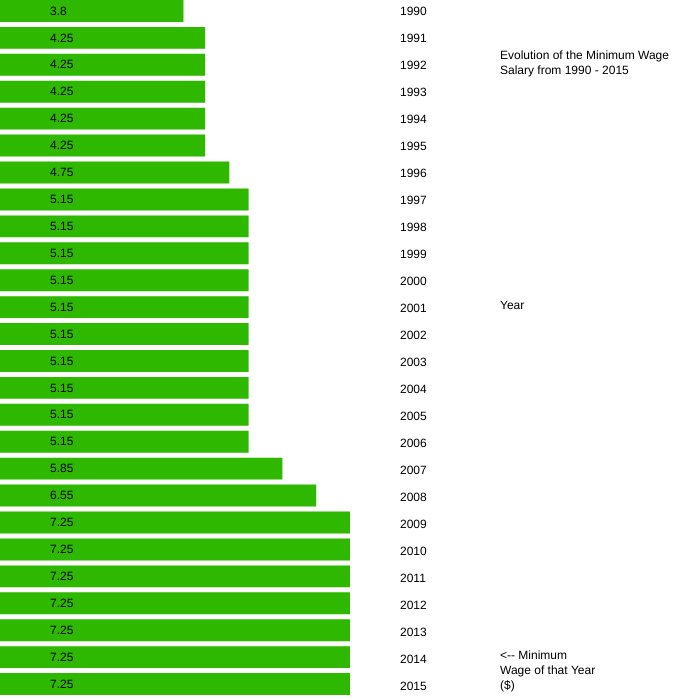
Frame 1 (no input)
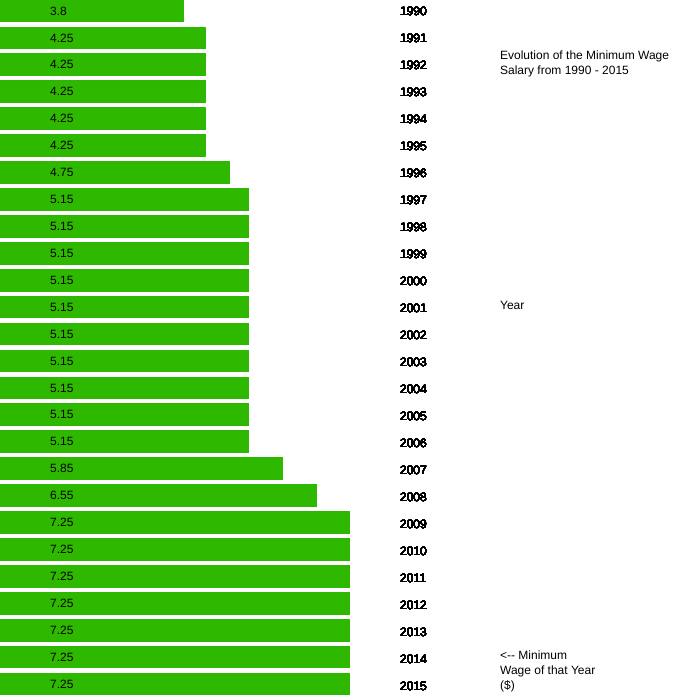
Frame 60 (no input)
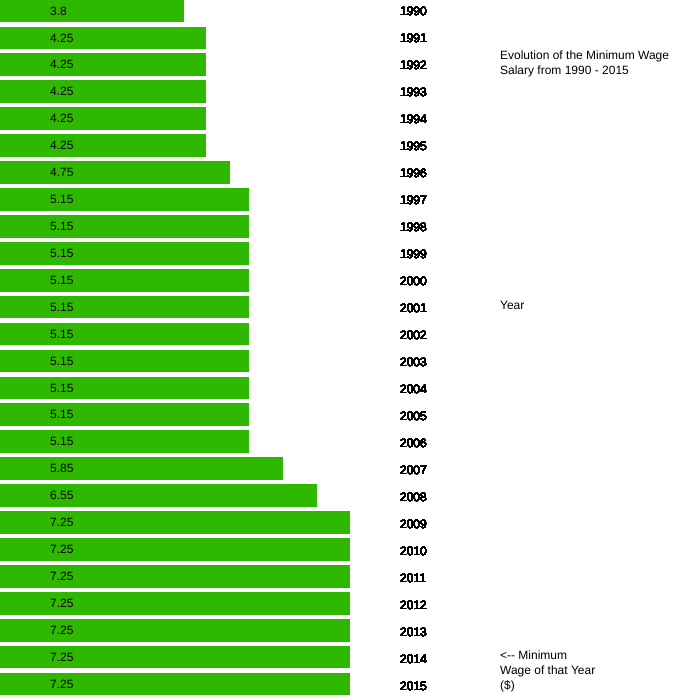
Frame 120 (the mouse pressed at the canvas centre since frame 60)

The p5.js sketch that drew these frames (run headless with seeded random() and noise() and a simulated clock; from frame 60 on, the mouse is pressed at the canvas centre):

// p5.js sketch
// ── sketch.js
/*  Created by Sam Kim
    Last edited 02/18/2017
    Exploring the growth of minimum wage from 1990- 2015
    source: http://www.infoplease.com/ipa/A0774473.html
*/

// Declare some global variables
var wage = [3.80,4.25,4.25,4.25,4.25,4.25,4.75,5.15,5.15,5.15,5.15,5.15,5.15,5.15,
        5.15,5.15,5.15,5.85,6.55,7.25,7.25,7.25,7.25,7.25,7.25,7.25]; // declare wage values from 1991 - 2015
var years = [1990,1991,1992,1993,1994,1995,1996,1997,1998,1999,2000,2001,2002,2003,
        2004,2005,2006,2007,2008,2009,2010,2011,2012,2013,2014,2015]; // decalre years 1991 -2 015
var x,y,w,h; //prepare variables for bar graphs

// Draw background
function setup() {
  createCanvas(700, 700); // create background
  text("Evolution of the Minimum Wage Salary from 1990 - 2015", 500, 50, 200, 200); // label the entire graph
  text("Year", 500, 300, 100, 100); // label the Y-axis
  text(" <-- Minimum Wage of that Year ($)", 500, 650, 100, 100); // attempt to label the x-axis
}

// Draw function graph
function draw() {
  noStroke(); // clear canvas
  
  // iterate through the data
  for(var i = 0; i < wage.length; i++) { // call loop formation of graphs from wage values
  
    // calculate position variables
    x = 0; // declare x origin point of bar graphs
    y = (height*(i/wage.length)); // determine the y positions of bar graphs
    w = width/max(wage)*wage[i]; // determine length of bar graph that change depending on wage value
    h = (height/wage.length)-5; // determine the height of bar graphs  which will remain constant
   
   // create the bars and label for wage
    push(); // save parameters and declarations of this drawing function up until pop is declared                
    fill(46,184,0); // fill in green color to match the wage values
    translate(x,y); // moves graph to each position as noted by wage value and position of x in conjuction with the variable i
    rect(0,0,w/2,h); // draws the bar graph
    fill(0); // fill in black color for text that labels each graph
    text(wage[i],50,h/1.5); // draw wage label for each graph
    pop(); // resets drawing context of this section 
  }
  
  //create label for years 
  for (i = 0; i < years.length; i++) { // declare another loop for placing year values and positions
    fill(0); // colors text of the year values black
    text(years[i], 400, 15 + 27 * i); // place year values in correct position aligned with wage values 
  
  }
}
